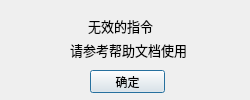
<?xml version="1.0" encoding="UTF-8"?>
<ui version="4.0">
 <class>invalid_instruct</class>
 <widget class="QDialog" name="invalid_instruct">
  <property name="geometry">
   <rect>
    <x>0</x>
    <y>0</y>
    <width>250</width>
    <height>100</height>
   </rect>
  </property>
  <property name="windowTitle">
   <string>无效的指令</string>
  </property>
  <widget class="QPushButton" name="pushButton">
   <property name="geometry">
    <rect>
     <x>90</x>
     <y>70</y>
     <width>75</width>
     <height>23</height>
    </rect>
   </property>
   <property name="font">
    <font>
     <family>宋体</family>
    </font>
   </property>
   <property name="text">
    <string>确定</string>
   </property>
  </widget>
  <widget class="QLabel" name="label">
   <property name="geometry">
    <rect>
     <x>88</x>
     <y>10</y>
     <width>91</width>
     <height>31</height>
    </rect>
   </property>
   <property name="font">
    <font>
     <family>宋体</family>
     <pointsize>10</pointsize>
    </font>
   </property>
   <property name="text">
    <string>无效的指令</string>
   </property>
  </widget>
  <widget class="QLabel" name="label_2">
   <property name="geometry">
    <rect>
     <x>70</x>
     <y>30</y>
     <width>120</width>
     <height>40</height>
    </rect>
   </property>
   <property name="font">
    <font>
     <family>宋体</family>
     <pointsize>10</pointsize>
    </font>
   </property>
   <property name="text">
    <string>请参考帮助文档使用</string>
   </property>
  </widget>
 </widget>
 <resources/>
 <connections>
  <connection>
   <sender>pushButton</sender>
   <signal>clicked()</signal>
   <receiver>invalid_instruct</receiver>
   <slot>close()</slot>
   <hints>
    <hint type="sourcelabel">
     <x>127</x>
     <y>81</y>
    </hint>
    <hint type="destinationlabel">
     <x>124</x>
     <y>49</y>
    </hint>
   </hints>
  </connection>
 </connections>
</ui>
